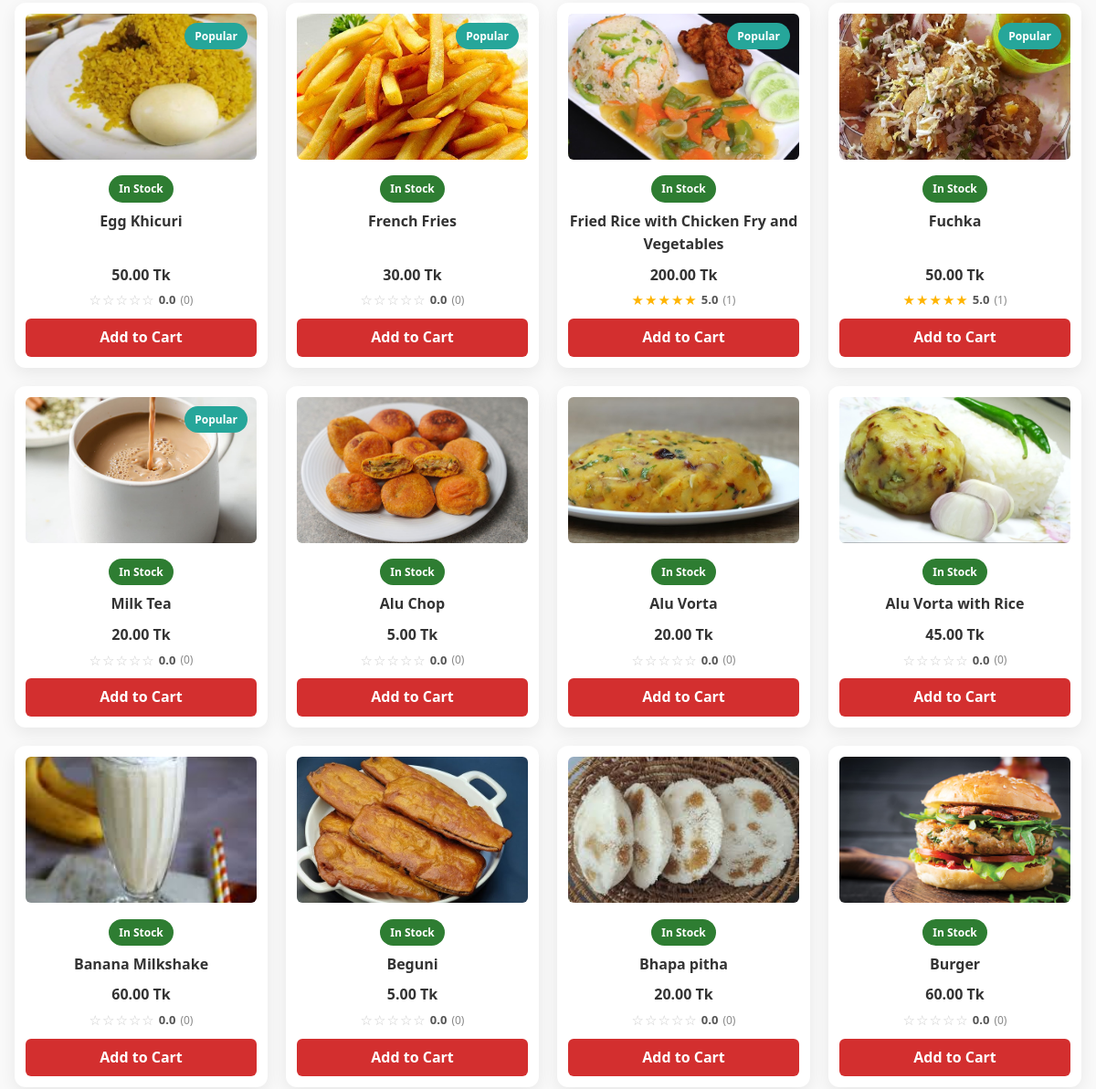
/menu/ (middle part), run on an earlier commit of the app's database.
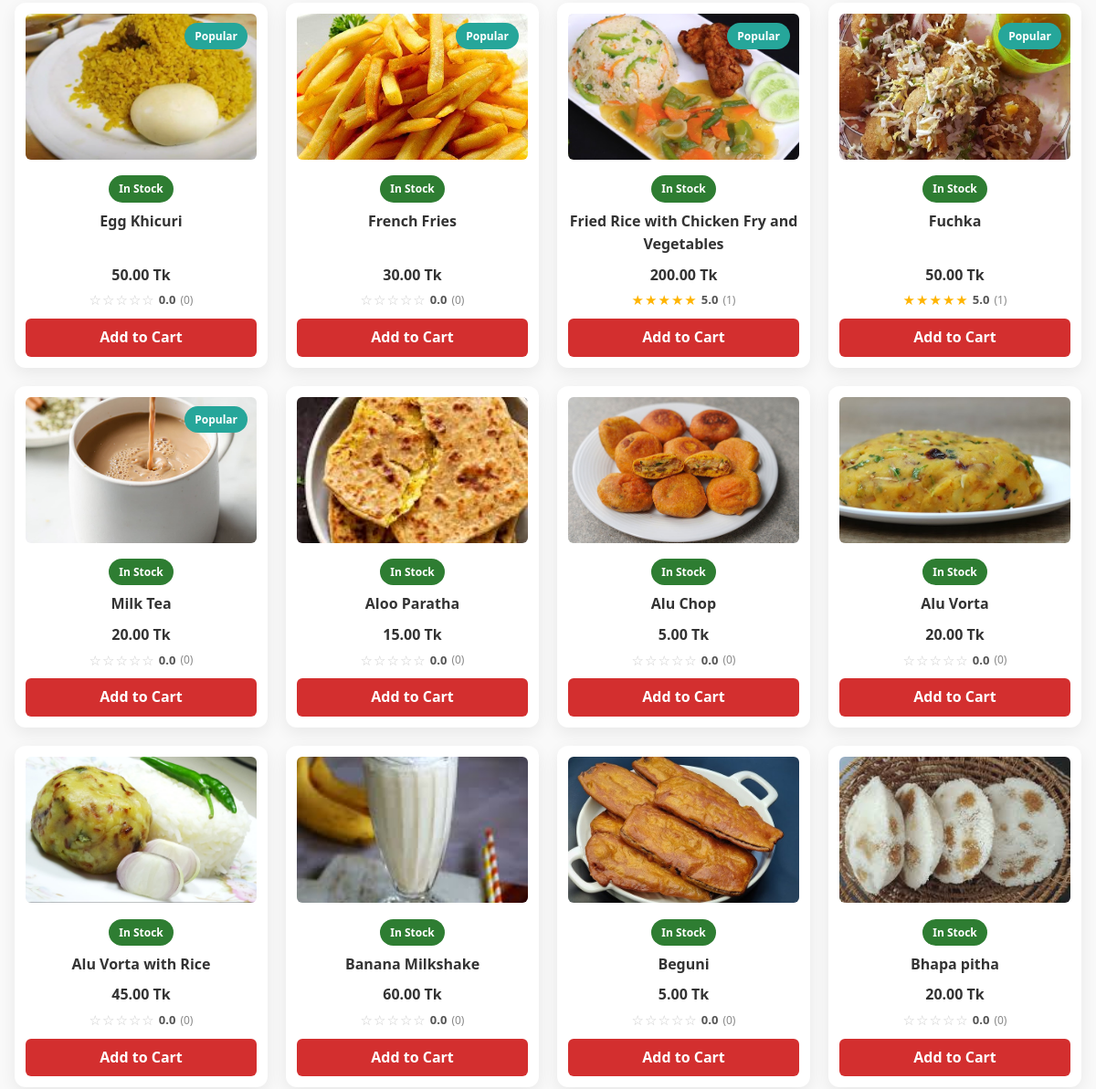
And on a later commit of the database.
### my_canteen/models.py (models this page shows, shortened)
class MenuItem(models.Model):
    name = models.CharField(max_length=100)
    description = models.TextField(blank=True)
    price = models.DecimalField(max_digits=6, decimal_places=2)
    stock = models.PositiveIntegerField(default=0)
    image = models.ImageField(upload_to='menu/', blank=True, null=True)
    category = models.ForeignKey(Category, on_delete=models.CASCADE, null=True)
    is_active = models.BooleanField(default=True)
    is_popular = models.BooleanField(default=False)
    rating_avg = models.FloatField(default=0)
    rating_count = models.PositiveIntegerField(default=0)

### my_canteen/views.py (the view)
# urls.py: path("menu/", views.menu_page, name="menu"),
def menu_page(request):
    q = request.GET.get("q", "").strip()
    min_price = request.GET.get("min_price") or ""
    max_price = request.GET.get("max_price") or ""
    sort = request.GET.get("sort") or ""
    active_cat = request.GET.get("cat") or ""
    items = MenuItem.objects.filter(is_active=True)
    if active_cat:
        try:
            items = items.filter(category_id=int(active_cat))
        except ValueError:
            active_cat = ""
    if q:
        items = items.filter(
            Q(name__icontains=q) | Q(description__icontains=q)
        )
    if min_price:
        items = items.filter(price__gte=min_price)
    if max_price:
        items = items.filter(price__lte=max_price)
    if sort == "price_asc":
        items = items.order_by("price")
    elif sort == "price_desc":
        items = items.order_by("-price")
    else:
        items = items.order_by("-is_popular", "name")
    categories = Category.objects.all().order_by("name")
    recommended_items = MenuItem.objects.filter(
        is_active=True, is_popular=True
    )[:6]
    context = {
        "items": items,
        "categories": categories,
        "active_cat": active_cat,
        "q": q,
        "min_price": min_price,
        "max_price": max_price,
        "sort": sort,
        "recommended_items": recommended_items,
    }
    return render(request, "my_canteen/menu.html", context)

### my_canteen/context_processors.py (called while the page is built)
def favorites_processor(request):
    if request.user.is_authenticated:
        fav_ids = Favorite.objects.filter(user=request.user).values_list('item_id', flat=True)
        return {"favorite_items": set(fav_ids)}
    return {"favorite_items": set()}

def cart_count(request):
    cart = request.session.get("cart", {})
    return {"cart_count": sum(cart.values())}

def notifications_context(request):
    if request.user.is_authenticated:
        unread_count = Notification.objects.filter(user=request.user, is_read=False).count()
    else:
        unread_count = 0
    return {
        "unread_notifications": unread_count
    }

### my_canteen/templates/my_canteen/menu.html (shortened to what this page needs)
{% extends "my_canteen/base.html" %}
{% block content %}
<div class="card-grid">
  {% for item in items %}
    <div class="card surface">
      <a class="card-media" href="{% url 'item_detail' item.id %}">
        {% if item.image %}
          <img src="{{ item.image.url }}" alt="{{ item.name }}">
        {% else %}
          <img src="https://via.placeholder.com/300x200?text=No+Image" alt="{{ item.name }}">
        {% endif %}
        {% if item.stock > 10 %}
          <span class="badge success">In Stock</span>
        {% elif item.stock > 0 %}
          <span class="badge warn">Low Stock</span>
        {% else %}
          <span class="badge danger">Out of Stock</span>
        {% endif %}
        {% if item.is_popular %}
          <span class="badge info" style="position:absolute;top:10px;right:10px;">
            Popular
          </span>
        {% endif %}
      </a>
      <a class="card-title" href="{% url 'item_detail' item.id %}">
        {{ item.name }}
      </a>
      <div class="card-meta">
        <span class="price"><strong>{{ item.price }} Tk</strong></span>
        <span class="stars" title="{{ item.rating_avg|default:0|floatformat:1 }}/5">
          {% for i in "12345" %}
            {% if item.rating_avg and forloop.counter <= item.rating_avg %}
              <span class="star filled">★</span>
            {% else %}
              <span class="star">☆</span>
            {% endif %}
          {% endfor %}
          <span class="avg">{{ item.rating_avg|default:0|floatformat:1 }}</span>
          <span class="count">({{ item.rating_count|default:0 }})</span>
        </span>
      </div>
      {% if item.stock > 0 %}
        <a href="{% url 'add_to_cart' item.id %}" class="btn">
          Add to Cart
        </a>
      {% else %}
        <p class="out-of-stock">Out of Stock</p>
      {% endif %}
    </div>
  {% empty %}
    <div class="empty-state">
      <img src="https://via.placeholder.com/120?text=No+Items" alt="No items">
      <h3>No food items found</h3>
      <p>Try changing filters or search text.</p>
    </div>
  {% endfor %}
</div>
{% endblock %}

### my_canteen/templates/my_canteen/base.html (shortened to what this page needs)
{% load static %}
<!DOCTYPE html>
<html lang="en">
<head>
  <link rel="stylesheet" href="{% static 'my_canteen/css/styles.css' %}"/>
</head>
<body>
  <main class="container">
    {% block content %}{% endblock %}
  </main>
</body>
</html>

### my_canteen/static/my_canteen/css/styles.css (style rules this page uses)
body { font-family: system-ui, Arial, sans-serif; margin: 0; background: #f9f9f9; color: #333; line-height: 1.6; }
.container { max-width: 1200px; margin: 0 auto; padding: 20px 16px; }
a { text-decoration: none; color: inherit; }
.btn { background: #d32f2f; color: #fff; padding: 8px 14px; border: none; border-radius: 6px; font-weight: 600; cursor: pointer; text-decoration: none; display: inline-block; transition: 0.3s; }
.badge { display: inline-flex; align-items: center; padding: 4px 10px; border-radius: 999px; font-size: 12px; font-weight: 700; border: 1px solid transparent; }
.badge.info { background: #26a69a; color: #fff; }
.badge.success { background: #2e7d32; color: #fff; }
.card-grid { display: grid; grid-template-columns: repeat(auto-fill, minmax(220px, 1fr)); gap: 20px; margin-top: 20px; }
.card { background: #fff; border-radius: 8px; box-shadow: 0 2px 6px rgba(0, 0, 0, 0.1); padding: 15px; text-align: center; transition: transform 0.2s; position: relative; display: flex; flex-direction: column; }
.card img { width: 100%; height: 160px; object-fit: cover; border-radius: 6px; margin-bottom: 10px; }
.card.surface { background: #fff; border-radius: 12px; box-shadow: 0 6px 18px rgba(0, 0, 0, 0.07); padding: 12px; overflow: hidden; }
.card-media { position: relative; }
.card-title { font-weight: 600; margin-top: 8px; margin-bottom: 8px; font-size: 16px; color: #333; flex-grow: 1; }
.card-meta { display: flex; flex-direction: column; align-items: center; padding: 0 4px; margin-bottom: 10px; gap: 4px; }
.card .price { font-weight: 700; color: #333; }
.card .btn { margin-top: auto; }
.stars { display: inline-flex; align-items: center; gap: 1px; color: #ffb400; }
.star { color: #ccc; font-size: 18px; line-height: 1; }
.star.filled { color: #ffb400; }
.item-rating .avg, .card-meta .avg { color: #555; font-weight: 600; margin-left: 6px; font-size: 15px; }
.item-rating .count, .card-meta .count { color: #888; margin-left: 4px; font-size: 14px; }
.card-meta .stars { font-size: 15px; }
.card-meta .star { font-size: 15px; }
.card-meta .avg { font-size: 13px; margin-left: 4px; }
.card-meta .count { font-size: 12px; }

What changed in the data, as far as the page shows it:
no longer on this page (row unchanged): MenuItem: image (picture), stock "In Stock", name "Burger", price "60.00", rating_avg "0.0", rating_count "0"
added MenuItem: image (picture), stock "In Stock", name "Aloo Paratha", price "15.00", rating_avg "0.0", rating_count "0"
